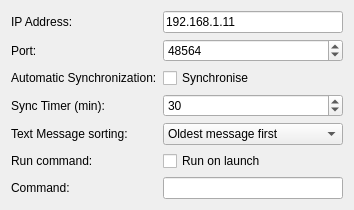
<?xml version="1.0" encoding="UTF-8"?>
<ui version="4.0">
 <class>prefs_base</class>
 <widget class="QWidget" name="prefs_base">
  <property name="geometry">
   <rect>
    <x>0</x>
    <y>0</y>
    <width>354</width>
    <height>184</height>
   </rect>
  </property>
  <layout class="QGridLayout">
   <item row="0" column="0">
    <widget class="QLabel" name="textLabel2">
     <property name="text">
      <string>IP Address:</string>
     </property>
     <property name="wordWrap">
      <bool>false</bool>
     </property>
    </widget>
   </item>
   <item row="0" column="1">
    <widget class="QLineEdit" name="kcfg_ip_address">
     <property name="text">
      <string notr="true">192.168.1.11</string>
     </property>
    </widget>
   </item>
   <item row="3" column="1">
    <widget class="QSpinBox" name="kcfg_timer_interval">
     <property name="value">
      <number>30</number>
     </property>
    </widget>
   </item>
   <item row="2" column="1">
    <widget class="QCheckBox" name="kcfg_auto_sync">
     <property name="text">
      <string>Synchronise</string>
     </property>
    </widget>
   </item>
   <item row="7" column="1">
    <spacer>
     <property name="orientation">
      <enum>Qt::Vertical</enum>
     </property>
     <property name="sizeType">
      <enum>QSizePolicy::Expanding</enum>
     </property>
     <property name="sizeHint" stdset="0">
      <size>
       <width>41</width>
       <height>20</height>
      </size>
     </property>
    </spacer>
   </item>
   <item row="2" column="0">
    <widget class="QLabel" name="label">
     <property name="text">
      <string>Automatic Synchronization:</string>
     </property>
    </widget>
   </item>
   <item row="3" column="0">
    <widget class="QLabel" name="label_2">
     <property name="text">
      <string>Sync Timer (min):</string>
     </property>
    </widget>
   </item>
   <item row="1" column="0">
    <widget class="QLabel" name="label_3">
     <property name="text">
      <string>Port:</string>
     </property>
    </widget>
   </item>
   <item row="1" column="1">
    <widget class="QSpinBox" name="kcfg_port">
     <property name="minimum">
      <number>0</number>
     </property>
     <property name="maximum">
      <number>65535</number>
     </property>
     <property name="value">
      <number>48564</number>
     </property>
    </widget>
   </item>
   <item row="4" column="1">
    <widget class="QComboBox" name="kcfg_sms_sorting">
     <item>
      <property name="text">
       <string>Oldest message first</string>
      </property>
     </item>
     <item>
      <property name="text">
       <string>Latest message first</string>
      </property>
     </item>
    </widget>
   </item>
   <item row="4" column="0">
    <widget class="QLabel" name="label_4">
     <property name="text">
      <string>Text Message sorting:</string>
     </property>
    </widget>
   </item>
   <item row="5" column="0">
    <widget class="QLabel" name="label_5">
     <property name="text">
      <string>Run command:</string>
     </property>
    </widget>
   </item>
   <item row="5" column="1">
    <widget class="QCheckBox" name="kcfg_run_command">
     <property name="text">
      <string>Run on launch</string>
     </property>
    </widget>
   </item>
   <item row="6" column="0">
    <widget class="QLabel" name="label_6">
     <property name="text">
      <string>Command:</string>
     </property>
    </widget>
   </item>
   <item row="6" column="1">
    <widget class="QLineEdit" name="kcfg_command">
     <property name="toolTip">
      <string>%1 = Port</string>
     </property>
    </widget>
   </item>
  </layout>
 </widget>
 <includes>
  <include location="local">kcolorbutton.h</include>
 </includes>
 <resources/>
 <connections/>
</ui>
